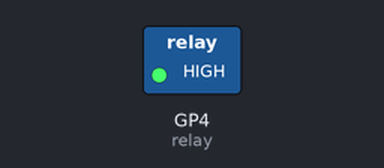
A program run on a simulated Raspberry Pi Pico running MicroPython. Shown: switched loads named in the program (green lamp = pin HIGH). Dashed ring = blinking.

Above: at 0.5 s.
Timing chart, 0 to 4.6 s (numbered marks = the images above):
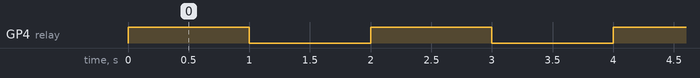

Measured:
- by itself, GP4 (relay): alternates HIGH for 1.0 s and LOW for 1.0 s

The program:

Relay_switch.py
```python
from machine import Pin
import utime

relay = Pin(4, Pin.OUT)

# The relay is opened, COM and NO are connected on the relay, and COM and NC are disconnected.
def relay_on():
    relay(1)

# The relay is closed, the COM and NO on the relay are disconnected, and the COM and NC are connected.
def relay_off():
    relay(0)

# Loop, the relay is on for one second and off for one second
while True:
    relay_on()
    utime.sleep(1)

    relay_off()
    utime.sleep(1)
```
